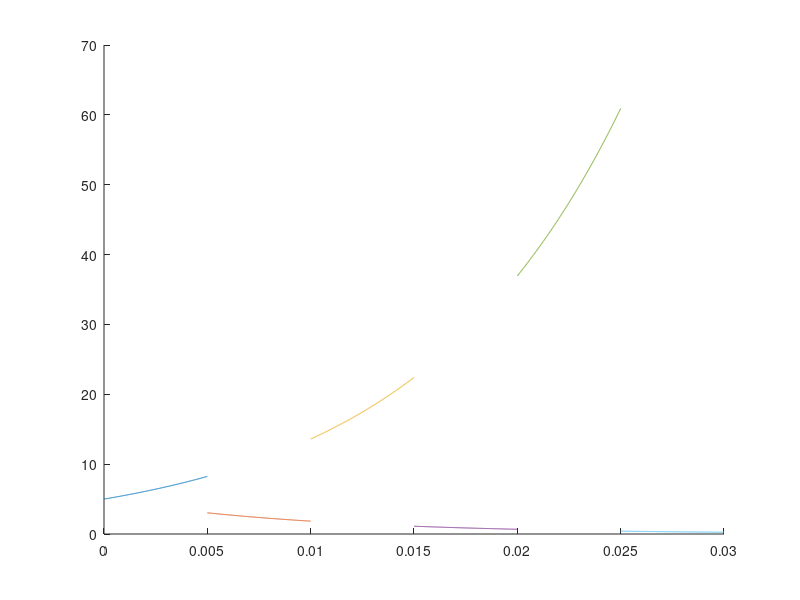

Source code (MATLAB):
t1=0:0.00001:0.005;
t2=0.005:0.00001:0.01;
t3=0.01:0.00001:0.015;
t4=0.015:0.00001:0.02;
t5=0.02:0.00001:0.025;
t6=0.025:0.00001:0.03;
v=5;
r=10e3;
c=10e-7;
tau = r*c;
v1=v.*exp(t1/tau);
hold on
v2=v.*exp(-t2/tau);
hold on
v3=v.*exp(t3/tau);
hold on
v4=v.*exp(-t4/tau);
hold on
v5=v.*exp(t5/tau);
hold on
v6=v.*exp(-t6/tau);
hold on
plot(t1,v1,t2,v2,t3,v3,t4,v4,t5,v5,t6,v6)
hold on
